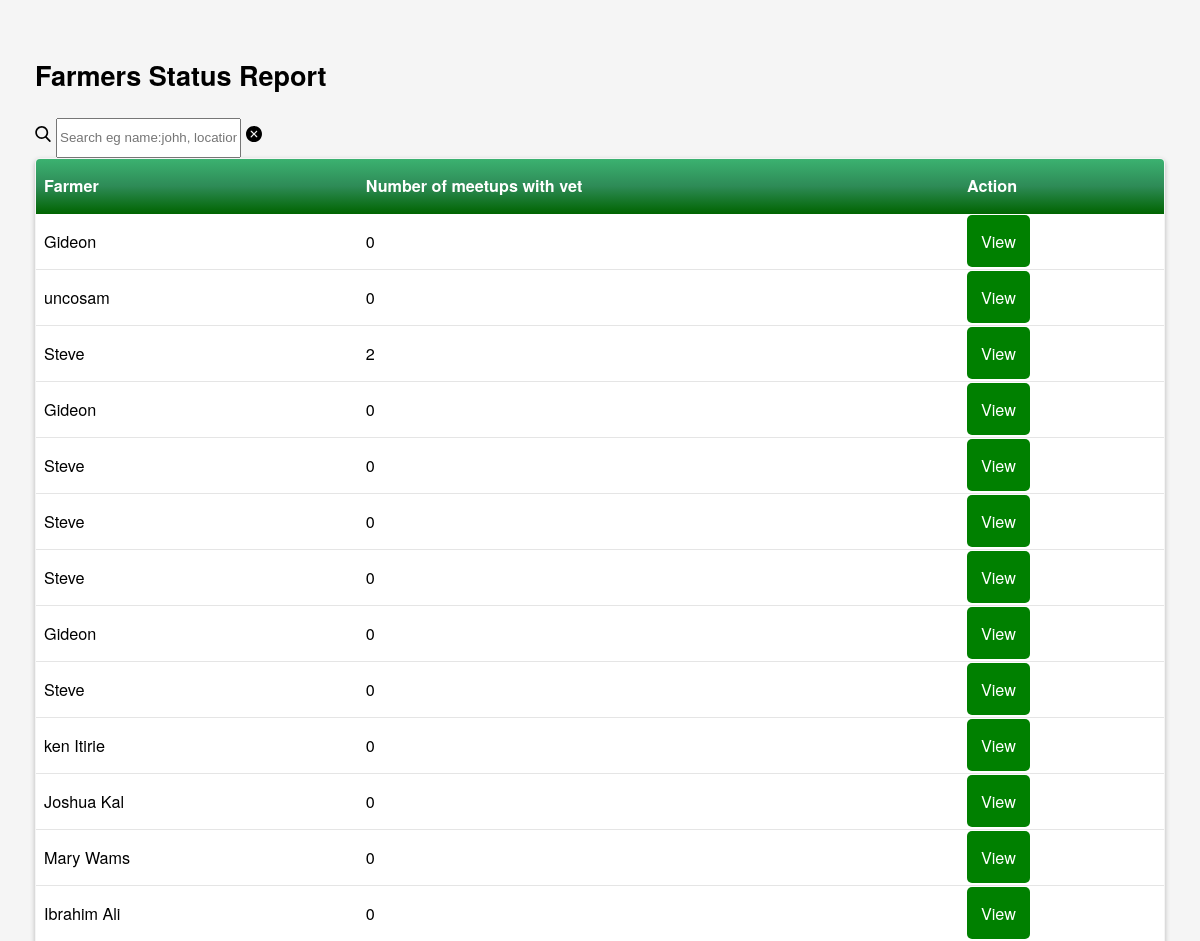
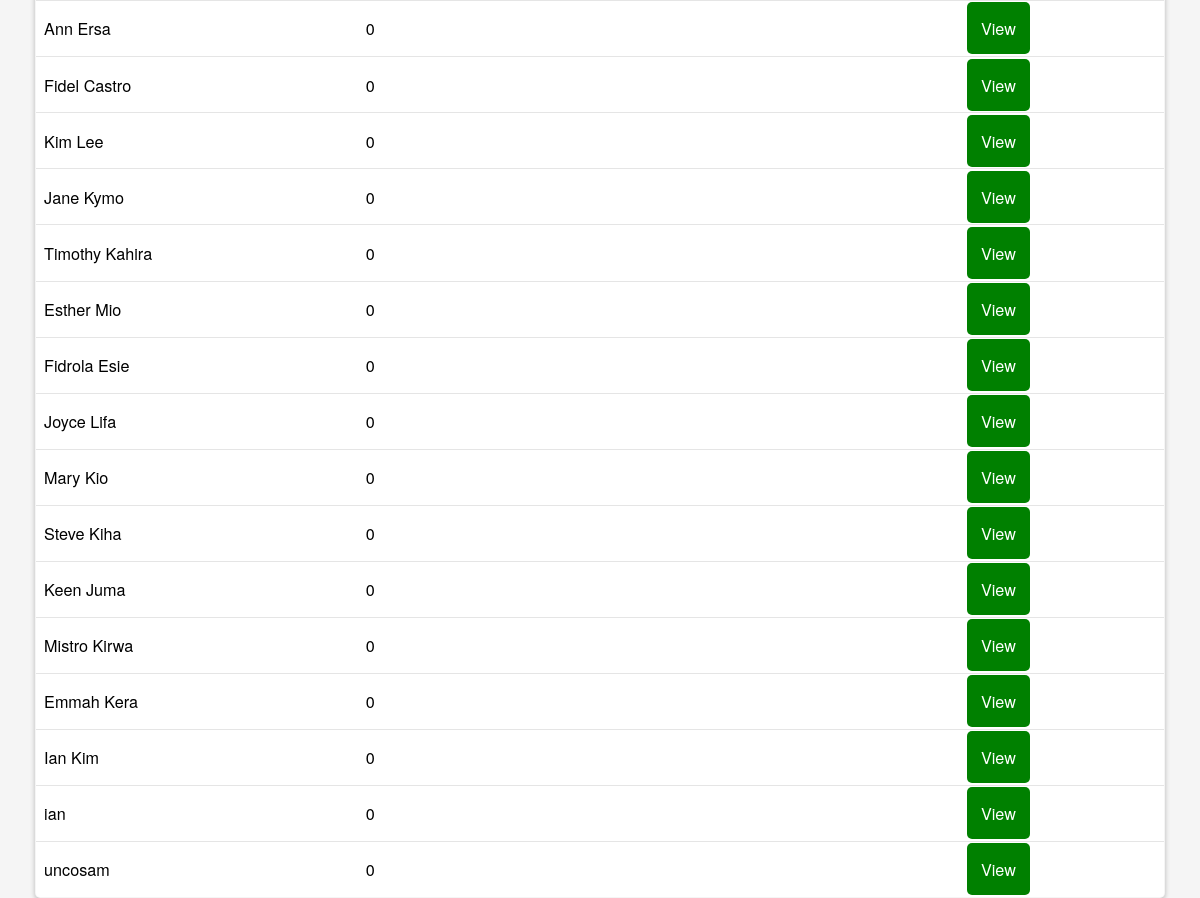
The page /staff/status_report.php on the database its author committed (2 pictures, top to bottom).
### tables this page shows
CREATE TABLE `farmers` (
  `FarmerReg_No` int(11) NOT NULL,
  `FarmerName` varchar(70) NOT NULL,
  `FarmerContact` int(10) NOT NULL,
  `FarmerId_No` int(10) NOT NULL,
  `FarmerLocation` varchar(30) NOT NULL,
  `password` varchar(255) NOT NULL,
  `vet` varchar(255) DEFAULT NULL
);

### staff/status_report.php (the view, shortened to what this page needs)
<!DOCTYPE html>
<html lang="en">
<head>
    <link rel="stylesheet"
          href="report.css">
</head>
<body>
<?php
require_once "config.php";
$sql = "SELECT * FROM farmers";
if (isset($_GET['search'])){
    $search=$_GET['search'];
    if (isset(explode(':',$search)[0],explode(':',$search)[1])) {
        $column = explode(':', $search)[0];
        $query = explode(':', $search)[1];
        if ($column=='name'){
            $column='FarmerName';
            $sql="SELECT * FROM farmers WHERE $column LIKE '$query'";
        }elseif ($column=='location') {
            $column = 'FarmerLocation';
            $sql="SELECT * FROM farmers WHERE $column LIKE '$query'";
        }elseif ($column=='status' && $query=='poor') {
            $sql = "SELECT * FROM farmers LEFT JOIN cows ON farmers.FarmerReg_No=cows.FarmerReg_No WHERE cows.sales<25 AND cows.type='freshian' OR (cows.sales<20 AND cows.type='ayrshire
') OR (cows.sales<20 AND cows.type='gurnsey') OR (cows.sales<15 AND cows.type='jersey')";
        }elseif ($column=='status' && $query=='excellent' ||$column=='status' && $query=='average') {
            $sql = "SELECT * FROM farmers LEFT JOIN cows ON farmers.FarmerReg_No=cows.FarmerReg_No WHERE (cows.sales BETWEEN 55 AND 70 AND cows.type='freshian') OR (cows.sales BETWEEN 35 AND 55 AND cows.type='ayrshire
') OR (cows.sales BETWEEN 40 AND 60 AND cows.type='gurnsey') OR (cows.sales BETWEEN 30 AND 45 AND cows.type='jersey')";
        }else{
          $sql="SELECT * FROM farmers WHERE $column LIKE '$query'";
        }
    }
}else {
    $sql = "SELECT FarmerName,farmers.FarmerReg_No,count(r.list) as meetups FROM farmers left join recommendations r on farmers.FarmerReg_No = r.FarmerReg_No group by farmers.FarmerReg_No";
}
$results=$db->query($sql)->fetchAll();
?>
<h2>Farmers Status Report</h2>
<form action="" method="get">
<div class="wrapper">
    <img class="search-icon" />
    <input placeholder="Search eg name:johh, location:nairobi"
           type="text"
           name="search"
           class="search">
    <img class="clear-icon" />
</div>
</form>
<table>
    <thead>
    <tr>
        <th>Farmer</th>
        <th>Number of meetups with vet</th>
        <th>Action</th>
    </tr>
    </thead>
    <tbody>
    <?php
    foreach ($results as $row){
        $name=$row['FarmerName'];
        $id=$row['FarmerReg_No'];
        $meetups=$row['meetups'];
            echo "
 <tr>
 <td>$name</td>
 <td>$meetups</td>
        <td><a class='btn btn-success' href='view_farmer.php?id=$id'>View</a></td>
        </tr>
        ";
    }
    ?>
    </tbody>
</table>
</body>
</html>

### staff/report.css (style rules this page uses)
body { padding:1.5em; background: #f5f5f5; font-family: "Helvetica Neue", Helvetica, Arial, sans-serif; }
table { border: 1px #a39485 solid; font-size: .9em; box-shadow: 0 2px 5px rgba(0,0,0,.25); width: 100%; border-collapse: collapse; border-radius: 5px; overflow: hidden; }
th { text-align: left; }
thead { font-weight: bold; color: #fff; background: linear-gradient(#3CB371,#2E8B57, #006400); }
td, th { padding: 1em .5em; vertical-align: middle; }
td { border-bottom: 1px solid rgba(0,0,0,.1); background: #fff; }
a { color: #73685d; }
.btn { width: 5cm; cursor: pointer; border-radius: 5px; text-decoration: none; padding: 14px; }
.btn-success { color: white; background-color: green; }
html, body { height: 100%; }
html { font-size: 18px; line-height: 1.4; }
a { color: inherit; text-decoration: none; }

### staff/status_report.php (style rules this page uses)
input, button { height: 34px; }

### rows shown on the page
farmers: FarmerName "Gideon", meetups "0"
farmers: FarmerName "uncosam", meetups "0"
farmers: FarmerName "Steve", meetups "2"
farmers: FarmerName "Gideon", meetups "0"
farmers: FarmerName "Steve", meetups "0"
farmers: FarmerName "Steve", meetups "0"
farmers: FarmerName "Steve", meetups "0"
farmers: FarmerName "Gideon", meetups "0"
farmers: FarmerName "Steve", meetups "0"
farmers: FarmerName "ken Itirie", meetups "0"
farmers: FarmerName "Joshua Kal", meetups "0"
farmers: FarmerName "Mary Wams", meetups "0"
farmers: FarmerName "Ibrahim Ali", meetups "0"
farmers: FarmerName "Ann Ersa", meetups "0"
farmers: FarmerName "Fidel Castro", meetups "0"
farmers: FarmerName "Kim Lee", meetups "0"
farmers: FarmerName "Jane Kymo", meetups "0"
farmers: FarmerName "Timothy Kahira", meetups "0"
farmers: FarmerName "Esther Mio", meetups "0"
farmers: FarmerName "Fidrola Esie", meetups "0"
farmers: FarmerName "Joyce Lifa", meetups "0"
farmers: FarmerName "Mary Kio", meetups "0"
farmers: FarmerName "Steve Kiha", meetups "0"
farmers: FarmerName "Keen Juma", meetups "0"
farmers: FarmerName "Mistro Kirwa", meetups "0"
farmers: FarmerName "Emmah Kera", meetups "0"
farmers: FarmerName "Ian Kim", meetups "0"
farmers: FarmerName "ian", meetups "0"
farmers: FarmerName "uncosam", meetups "0"
